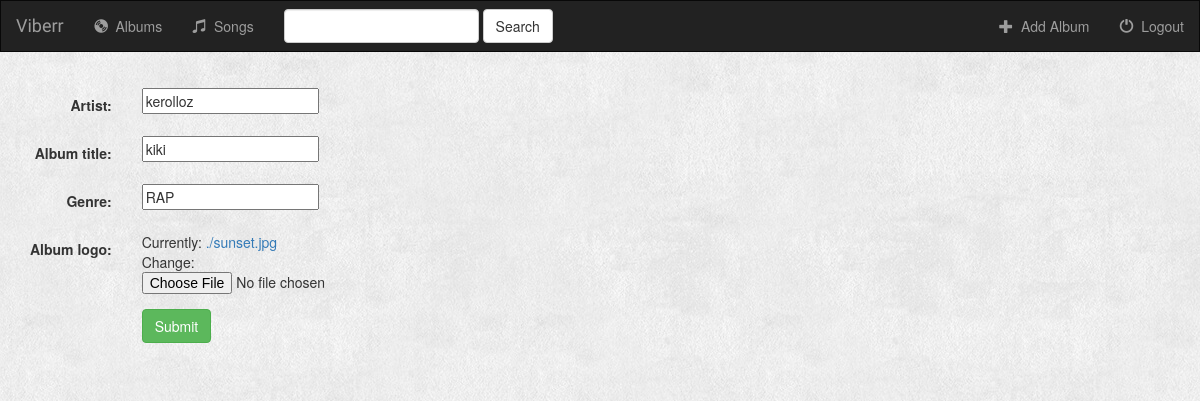
Page /music/album/1/ on the committed database.
### music/models.py (models this page shows, shortened)
class Album(models.Model):
    artist = models.CharField(max_length=250)
    album_title = models.CharField(max_length=500)
    genre = models.CharField(max_length=100)
    album_logo = models.FileField()

### music/views.py (the view)
# urls.py: url(r'album/(?P<pk>[0-9]+)/$', views.AlbumUpdate.as_view(), name='album-update'),
class AlbumUpdate(UpdateView):
    model = Album
    fields = ['artist', 'album_title', 'genre', 'album_logo']

### music/templates/music/album_form.html (shortened to what this page needs)
{% extends 'music/base.html' %}
{% block body %}
    <div class="container-fluid">
        <div class="row">
            <div class="col-sm-12 col-md-7">
                <div class="panel-body">
                    <form class="form-horizontal" action="" method="post" enctype="multipart/form-data">
                        {%  include 'music/form-template.html' %}
                        <div class="form-group" >
                            <div class="col-sm-offset-2 col-sm-10">
                                <button type="submit" class="btn btn-success">Submit</button>
                            </div>
                        </div>
                    </form>
                </div>
            </div>
        </div>
    </div>
{% endblock %}

### music/templates/music/form-template.html (shortened to what this page needs)
{% for field in form %}
    <div class="form-group">
        <div class="col-sm-offset-2 col-sm-10">
        </div>
        <label class="control-label col-sm-2">{{ field.label_tag }} </label>
        <div class="col-sm-10">{{ field }}</div>
    </div>
{%  endfor %}

### music/static/music/style.css (style rules this page uses)
body { background: white url("images/background.jpg"); }

### rows in the picture
Album: form "kerolloz" "kiki" "RAP"

### other values in the picture
{{ field.label_tag }} "Artist:" "Album title:" "Genre:" "Album logo:"
